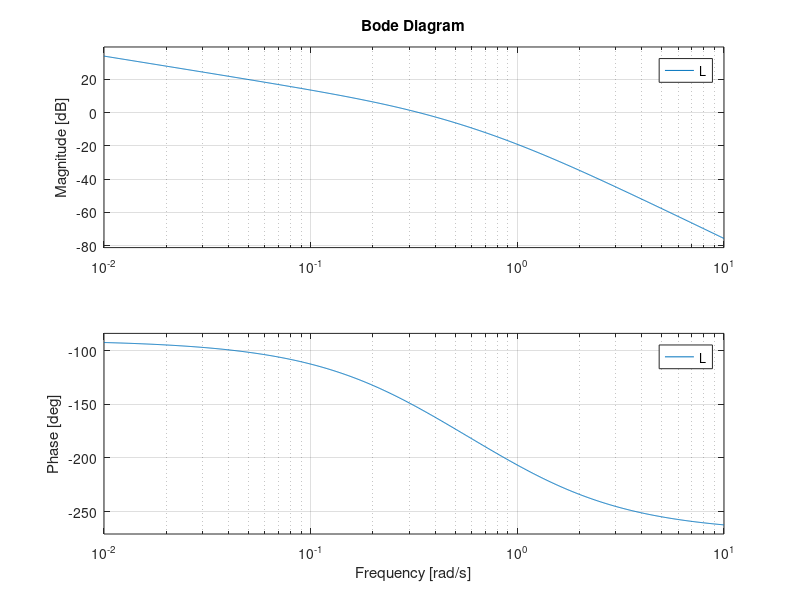
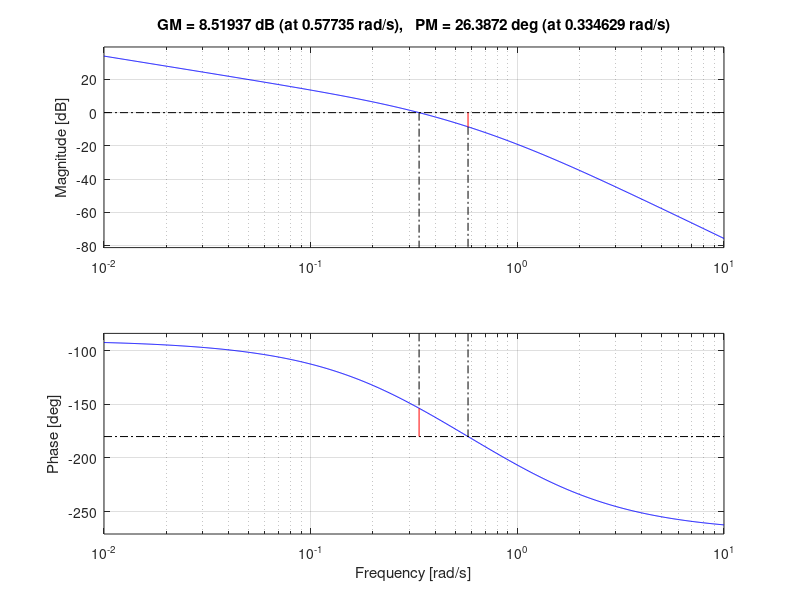

Source code (MATLAB) for these figures, in order:
clear, clc, clf
% Define Transfer functions
% The Process Transfer function Hp(s)
num_p=[1];
den1=[1, 0];
den2=[1, 1];
den_p = conv(den1,den2);
Hp = tf(num_p, den_p)
% The Measurement Transfer function Hm(s)
num_m=[1];
den_m=[3, 1];
Hm = tf(num_m, den_m)
% The Controller Transfer function Hr(s)
Kp = 0.5;
Hr = tf(Kp)
% The Loop Transfer function
L = series(series(Hr, Hp), Hm)
% Bode Diagram
figure(1)
bode(L)
subplot(2,1,1)
grid on
subplot(2,1,2)
grid on
figure(2)
margin(L)
[gm, pm, w180, wc] = margin(L);
wc
w180
gmdB = 20*log10(gm)
pm